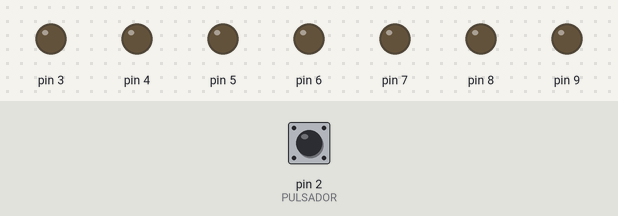
A sketch run on a simulated Arduino Uno, built with avr-gcc and run on an emulated ATmega328P. Shown: output pins drawn as LEDs (lit = HIGH). Inputs (shaded band) come from the test bench; at power-on: pin 2 (PULSADOR) LOW.

Above: at 1.2 s.
1.3 s: pin 2 (PULSADOR) pulled LOW for 0.15 s
At 2.3 s:
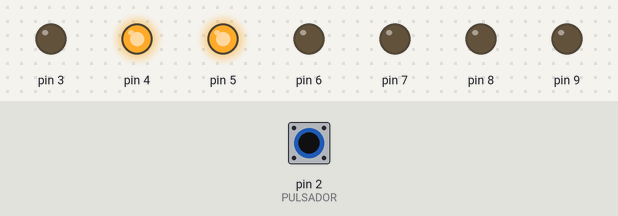
Timing chart, 0 to 4.3 s (numbered marks = the images above; inputs shaded):
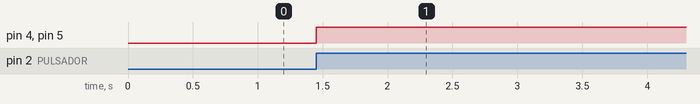

The sketch:

Sensor_con_Display_arduin.ino
```cpp
//https://programarfacil.com/blog/arduino-blog/display-7-segmentos-dado/

#define PULSADOR 2

/* Array multidimensional para mostrar los números */
byte Pines[10][8] = {
  { 0, 1, 1, 1, 1, 1, 1, 0 },   /* 0    _1, 1, 1, 1, 1, 1, 0  */
  { 0, 0, 1, 1, 0, 0, 0, 0 },   /* 1    _0, 1, 1, 0, 0, 0, 0  */
  { 0, 1, 1, 0, 1, 1, 0, 1 },   /* 2    _1, 1, 0, 1, 1, 0, 1  */
  { 0, 1, 1, 1, 1, 0, 0, 1 },   /* 3    _1, 1, 1, 1, 0, 0, 1  */
  { 0, 0, 1, 1, 0, 0, 1, 1 },   /* 4    _1, 0, 1, 1, 0, 1, 1  */
  { 0, 1, 0, 1, 1, 0, 1, 1 },   /* 5    _1, 0, 1, 1, 1, 1, 1  */
  { 0, 1, 0, 1, 1, 1, 1, 1 },   /* 6    _1, 1, 1, 0, 0, 1, 0  */
  { 0, 1, 1, 1, 0, 0, 1, 0 },   /* 7    _1, 1, 1, 1, 1, 1, 1  */
  { 0, 1, 1, 1, 1, 1, 1, 1 },   /* 8    _1, 1, 1, 1, 1, 1, 1  */
  { 0, 1, 1, 1, 1, 0, 1, 1 }    /* 9    _1, 1, 1, 1, 0, 1, 1  */
};


byte Number = 0;

void setup() {
  /* Iniciamos el monitor serie */
  //Serial.begin(9600);

  /* Ponemos los pines de los segmentos en modo OUTPUT (salida) */
  for(int i = 3; i < 10; i++){
    pinMode(i, OUTPUT);
  }

  /* Ponemos el pin del pulsador en modo INPUT (entradda) */
  pinMode(PULSADOR, INPUT_PULLUP);
}

void loop() {

  if(digitalRead(PULSADOR) == 0){ delay(150);
    if(digitalRead(PULSADOR) == 1){
      Number += 1;
      if(Number == 10) Number=0;
      /* Ponemos los pines en estado correcto para mostrar el número randomNumber */
      for (int e = 0; e < 8; e++){
        digitalWrite(e + 2, Pines[Number][e]);
        }
       }
      }
}
```

Measured:
- after the input at 1.3 s, pin 4, pin 5: LOW → HIGH after 0.15 s
